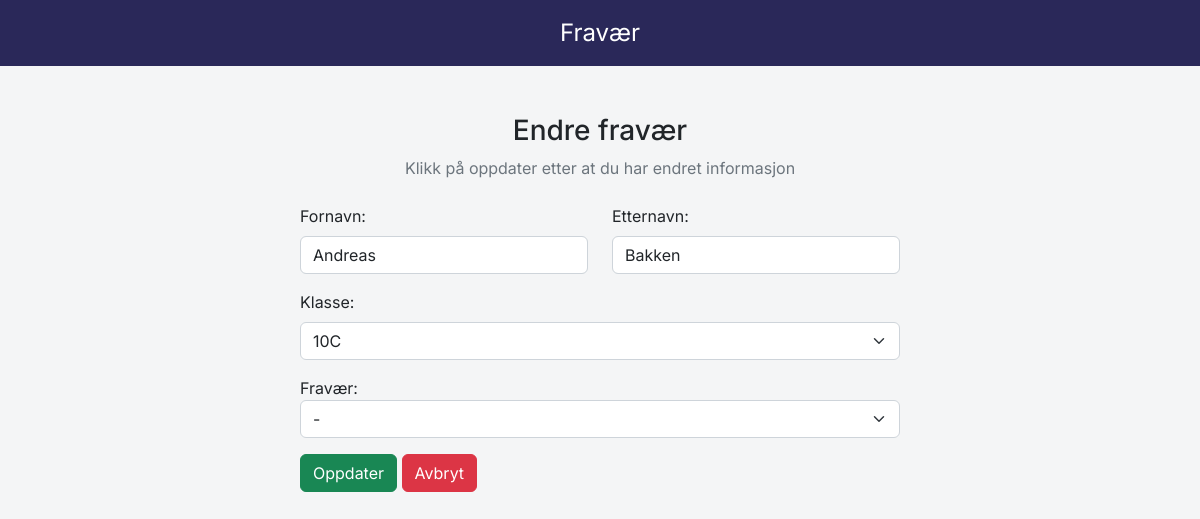
Page /absence/edit-absence.php?id=56 (signed in) on the committed database.
### tables this page shows
CREATE TABLE `students` (
  `id` int(50) NOT NULL,
  `first_name` varchar(50) NOT NULL,
  `last_name` varchar(50) NOT NULL,
  `class` varchar(50) NOT NULL,
  `absence` varchar(50) NOT NULL,
  `comment` varchar(200) NOT NULL
);

### absence/edit-absence.php (the view, shortened to what this page needs)
<?php
include "../db_conn.php";
$usernameOrMail = $_SESSION['username'];
$sqlUserAccess = "SELECT access FROM users WHERE username = '$usernameOrMail' OR mail = '$usernameOrMail'";
$resultUserAccess = mysqli_query($conn, $sqlUserAccess);
$userData = mysqli_fetch_assoc($resultUserAccess);
$accessLevels = explode("-", $userData['access']);
$classNames = array();
foreach ($accessLevels as $level) {
    if ($level === '*') {
        $sqlClassName = "SELECT class_name FROM classes";
    } else {
        $sqlClassName = "SELECT class_name FROM classes WHERE id = $level";
    }
    $resultClassName = mysqli_query($conn, $sqlClassName);
    while ($dataClassName = mysqli_fetch_assoc($resultClassName)) {
        array_push($classNames, $dataClassName['class_name']);
    }
}
$id = $_GET["id"];
$sql = "SELECT * FROM `students` WHERE id = $id LIMIT 1";
$result = mysqli_query($conn, $sql);
$row = mysqli_fetch_assoc($result);
?>
<!DOCTYPE html>
<html lang="en">
<head>
    <link href="https://cdn.jsdelivr.net/npm/bootstrap@5.2.3/dist/css/bootstrap.min.css" rel="stylesheet"
>
    <link rel="stylesheet" href="../style.css" />
</head>
<body>
    <nav class="navbar navbar-light justify-content-center fs-4 mb-5 custom-navlinks text-white">
        Fravær
    </nav>
    <div class="container">
        <div class="text-center mb-4">
            <h3>Endre fravær</h3>
            <p class="text-muted">Klikk på oppdater etter at du har endret informasjon</p>
        </div>
        <div class="container d-flex justify-content-center">
            <form action="" method="post" style="width:50vw; min-width:300px;">
                <div class="row mb-3">
                    <div class="col">
                        <label class="form-label">Fornavn:</label>
                        <input type="text" class="form-control" name="first_name"
                            value="<?php echo $row['first_name'] ?>">
                    </div>
                    <div class="col">
                        <label class="form-label">Etternavn:</label>
                        <input type="text" class="form-control" name="last_name"
                            value="<?php echo $row['last_name'] ?>">
                    </div>
                </div>
                <div class="mb-3">
                    <label class="form-label">Klasse:</label>
                    <select class="form-select" name="class">
                        <?php
                        foreach ($classNames as $className) {
                            echo '<option value="' . $className . '"';
                            if ($row['class'] === $className) {
                                echo ' selected';
                            }
                            echo '>' . $className . '</option>';
                        }
                        ?>
                    </select>
                </div>
                <div class="form-group mb-3">
                    <label for="absenceSelect">Fravær:</label>
                    <select class="form-select" id="absenceSelect" name="absence" onchange="toggleExtraOptions()">
                        <option value="Ingen" <?php echo ($row["absence"] == 'Ingen') ? "selected" : ""; ?>>-</option>
                    </select>
                </div>
                <div>
                    <button type="submit" class="btn btn-success" name="submit">Oppdater</button>
                    <a href="absence.php" class="btn btn-danger">Avbryt</a>
                </div>
            </form>
        </div>
    </div>
</body>
</html>

### style.css (style rules this page uses)
* { font-family: 'Inter', sans-serif; }
body { background-color: #F4F5F6; }
html { scroll-behavior: smooth; }
.custom-navlinks { background-color: #2A2859; padding: 15px; }
a { color: #000000; text-decoration: none; }

### rows in the picture
students: first_name "Andreas", last_name "Bakken", class "10C"
